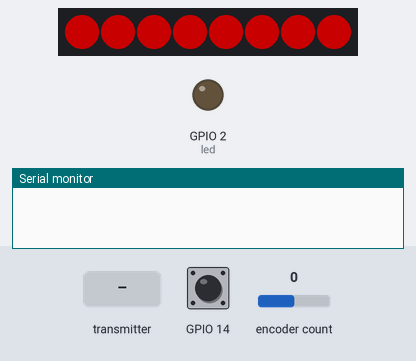
The program below on a simulated ESP32. On the bench: 8 RGB LEDs in strip order, left to right, output pins drawn as LEDs (lit = HIGH), the last lines printed to the serial monitor. Inputs (shaded band) come from the test bench; at power-on: GPIO 14 HIGH, encoder count 0. Dim RGB values are drawn brighter than linear; the strip is taken to match the declared colour order.

Above: at 1.2 s.
1.3 s: the transmitter starts sending statusWC = 1
At 1.36 s:
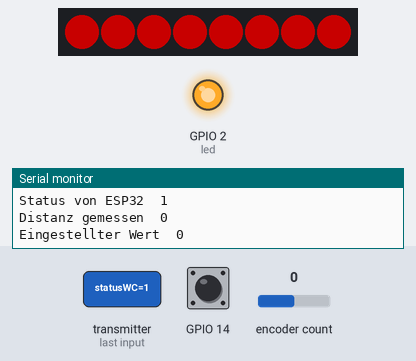
At 2.6 s:
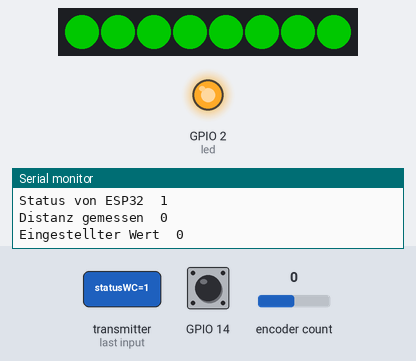
2.9 s: the transmitter starts sending statusWC = 0
At 4.2 s:
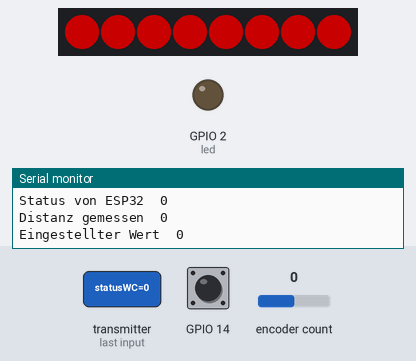
Timing chart, 0 to 5.9 s (numbered marks = the images above; inputs shaded):
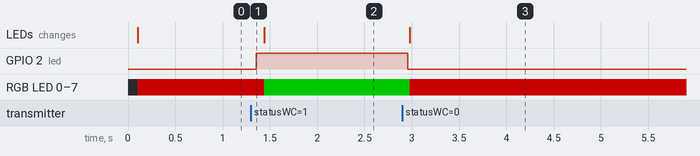

The program:

main.cpp
```cpp
// (licence header left out)
#include <esp_now.h>
#include <WiFi.h>
#include <Adafruit_NeoPixel.h>
#include "AiEsp32RotaryEncoder.h"

// Defines for LED
#define PIN 25
#define PIXELCOUNT 8

#define ENCODER_CLK 26
#define ENCODER_DT 27
#define ENCODER_SW 14
#define ROTARY_ENCODER_STEPS 4

const int led = 2;
Adafruit_NeoPixel strip = Adafruit_NeoPixel(PIXELCOUNT, PIN, NEO_RGB + NEO_KHZ800);
AiEsp32RotaryEncoder rotaryEncoder = AiEsp32RotaryEncoder(ENCODER_DT, ENCODER_CLK, ENCODER_SW, -1, ROTARY_ENCODER_STEPS);

bool occupied;
bool rotaryPressed = false;
bool debugMode = true;
int distancReceived = 0;

uint8_t receiverAddress[] = {0x08, 0xD1, 0xF9, 0xD3, 0x7A, 0xCC};
esp_now_peer_info_t peerInfo;

// Data for ESP-Now connection
typedef struct receivedMessage {
  bool statusWC;
  int distanzWC;
} receivedMessage;

typedef struct messageToBeSent {
  bool changeDistance;
  int setDistance;
} messageToBeSent;

messageToBeSent myMessageToBeSent;
receivedMessage myReceivedMessage;

void readValueOfRotary(){
  if(debugMode){Serial.println("Rotary Value");Serial.println(rotaryEncoder.readEncoder());}
  myMessageToBeSent.setDistance = rotaryEncoder.readEncoder();
  myMessageToBeSent.changeDistance = true;
  digitalWrite(led, HIGH);

  delay(100);
}

void messageReceived(const uint8_t* macAddr, const uint8_t* incomingData, int len){
memcpy(&myReceivedMessage, incomingData, sizeof(myReceivedMessage));

  occupied = myReceivedMessage.statusWC;
  distancReceived = myReceivedMessage.distanzWC;
  if(debugMode){
    Serial.println("--------------------------------------------------");
    Serial.println("Message received");
    Serial.print("Status von ESP32\t");
    Serial.println(myReceivedMessage.statusWC);
    Serial.print("Distanz gemessen\t");
    Serial.println(myReceivedMessage.distanzWC);
    Serial.print("Eingestellter Wert\t");
    Serial.println(rotaryEncoder.readEncoder());
    }

  if (myReceivedMessage.statusWC){
    digitalWrite(led, HIGH);
  }else{
    digitalWrite(led, LOW);
  }

  esp_err_t result = esp_now_send(receiverAddress, (uint8_t *) &myMessageToBeSent, sizeof(myMessageToBeSent));
    if (result != ESP_OK) {
        Serial.println("Sending error");
    }
}

void IRAM_ATTR readEncoderISR()
{
    rotaryEncoder.readEncoder_ISR();
}

void setup() {
  // Initialize Serial Monitor
  Serial.begin(115200);

  // Set Pin to Pin 2
  pinMode(led, OUTPUT);

  // Init for roatary encoder
  rotaryEncoder.begin();
  rotaryEncoder.setup(readEncoderISR);

  bool circleValues = false;

  rotaryEncoder.setBoundaries(0, 1000, circleValues);
  rotaryEncoder.disableAcceleration();


  // Set device as a Wi-Fi Station
  WiFi.mode(WIFI_STA);

  // Init ESP-NOW
  if (esp_now_init() != ESP_OK) {
    Serial.println("Error initializing ESP-NOW");
    return;
  }

  esp_now_register_recv_cb(messageReceived);

  memcpy(peerInfo.peer_addr, receiverAddress, 6);
  peerInfo.channel = 0;
  peerInfo.encrypt = false;

  if (esp_now_add_peer(&peerInfo) != ESP_OK) {
    Serial.println("Failed to add peer");
    return;
  }

  strip.begin();
  strip.setBrightness(100);
  strip.show();
}

void loop() {

  if(rotaryEncoder.isEncoderButtonClicked() && rotaryPressed == true){
   rotaryPressed = false;
   myMessageToBeSent.changeDistance = false;
   Serial.println("Modus Ausschalten");
   digitalWrite(led, LOW);
   delay(1000);
  }

  if(rotaryEncoder.isEncoderButtonClicked() && rotaryPressed == false){
    rotaryPressed = true;
    delay(1000);
    Serial.println("Distanz einstellen Mode");
  }

  if(rotaryPressed){
    readValueOfRotary();
    Serial.println(myMessageToBeSent.setDistance);
  }
  delay(100);

  if (occupied)
  {
    int count = 0;
    do{
      strip.setPixelColor(count, 0,255,0);
      strip.show();
      count++;
    }while(count <= PIXELCOUNT);
  }else{
    int count = 0;
    do{
      strip.setPixelColor(count, 255,0,0);
      strip.show();
      count++;
    }while(count <= PIXELCOUNT);
  }

  /*if(debugMode){
    Serial.print("StatusWC");
    Serial.println(myReceivedMessage.statusWC);
    Serial.print("DistanzWC");
    Serial.println(distancReceived);
    Serial.print("Eingestellte Distanz");
    Serial.println(rotaryEncoder.readEncoder());
    Serial.print("rotaryPressed");
    Serial.println(rotaryEncoder.isEncoderButtonClicked());
  }*/

}
```

Measured:
- after the input at 1.3 s, GPIO 2 (led): LOW → HIGH after 0.06 s; RGB LED 0–7: RGB(100, 0, 0) → RGB(0, 100, 0) after 0.14 s
- after the input at 2.9 s, GPIO 2 (led): HIGH → LOW after 0.06 s; RGB LED 0–7: RGB(0, 100, 0) → RGB(100, 0, 0) after 0.08 s; the LEDs: change after 0.08 s (image 3)
